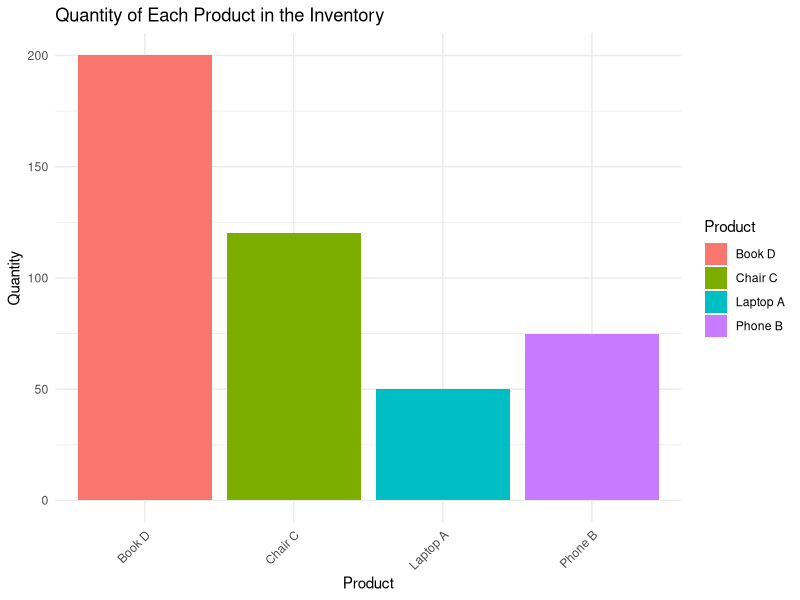
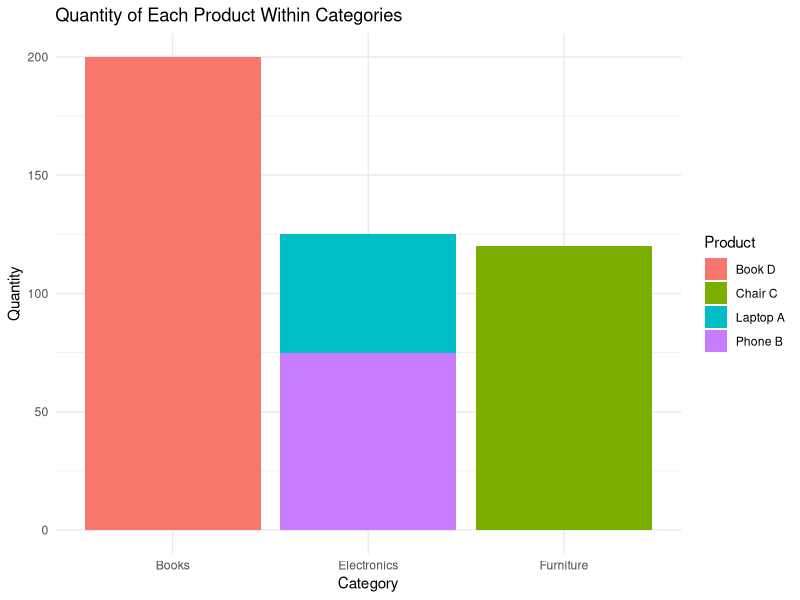
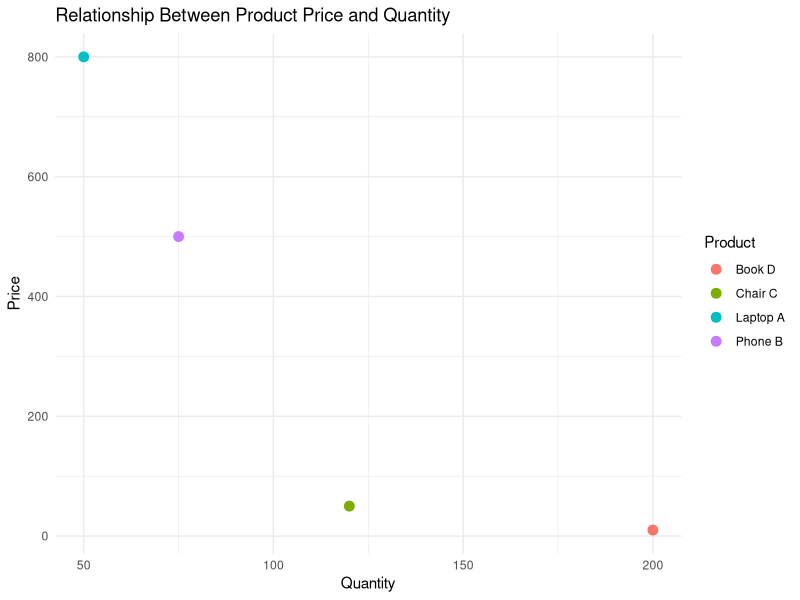

The R script that drew these images, in order:
# Product data
product_data <- data.frame(
  Product = c("Laptop A", "Phone B", "Chair C", "Book D"),
  Category = c("Electronics", "Electronics", "Furniture", "Books"),
  Quantity = c(50, 75, 120, 200),
  Price = c(800.00, 500.00, 50.00, 10.00)
)

# Load necessary libraries
library(ggplot2)

# a. Bar chart for quantity of each product
bar_chart_quantity <- ggplot(product_data, aes(x = Product, y = Quantity, fill = Product)) +
  geom_bar(stat = "identity") +
  labs(title = "Quantity of Each Product in the Inventory",
       x = "Product",
       y = "Quantity") +
  theme_minimal() +
  theme(axis.text.x = element_text(angle = 45, hjust = 1))

print(bar_chart_quantity)

# b. Stacked bar chart for quantity within product categories
stacked_bar_chart <- ggplot(product_data, aes(x = Category, y = Quantity, fill = Product)) +
  geom_bar(stat = "identity") +
  labs(title = "Quantity of Each Product Within Categories",
       x = "Category",
       y = "Quantity",
       fill = "Product") +
  theme_minimal()

print(stacked_bar_chart)

# c. Scatter plot for product price and quantity relationship
scatter_plot <- ggplot(product_data, aes(x = Quantity, y = Price, color = Product)) +
  geom_point(size = 3) +
  labs(title = "Relationship Between Product Price and Quantity",
       x = "Quantity",
       y = "Price",
       color = "Product") +
  theme_minimal()

print(scatter_plot)
